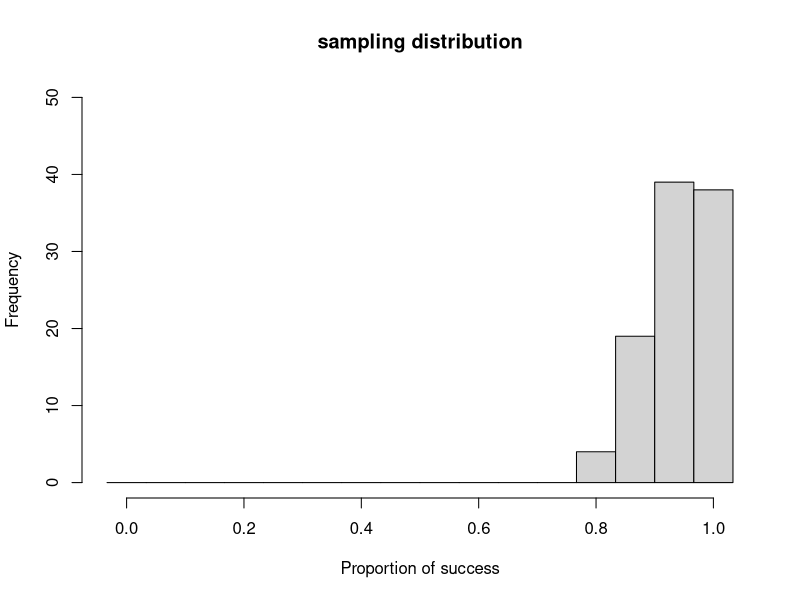
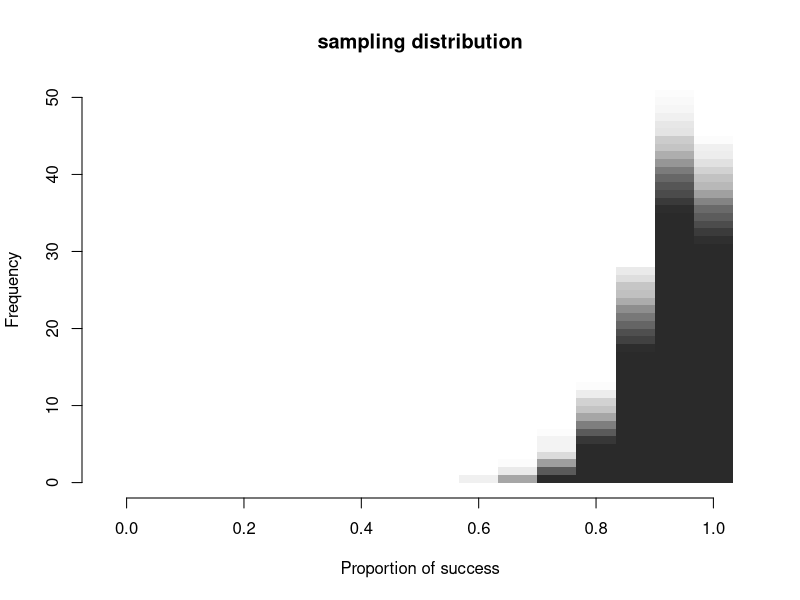

Here is the R script that generated these plots, in order:
pdf('art.pdf',width=5,height=4)
hist(rbinom(100,15,0.93)/15, breaks=((0:16)-0.5)/15, xlab='Proportion of success', main='sampling distribution',ylim=c(0,50))
dev.off()

pdf('art_many.pdf',width=5,height=4)
hist(rbinom(100,15,0.93)/15, breaks=((0:16)-0.5)/15, xlab='Proportion of success', main='sampling distribution',ylim=c(0,50), col=rgb(0,0,0,0.01), lty="blank")

for(i in 1:200){
hist(rbinom(100,15,0.93)/15, breaks=((0:16)-0.5)/15, xlab='Proportion of success', main='sampling distribution', add=TRUE, col=rgb(0,0,0,0.01), lty="blank")
}
dev.off()
